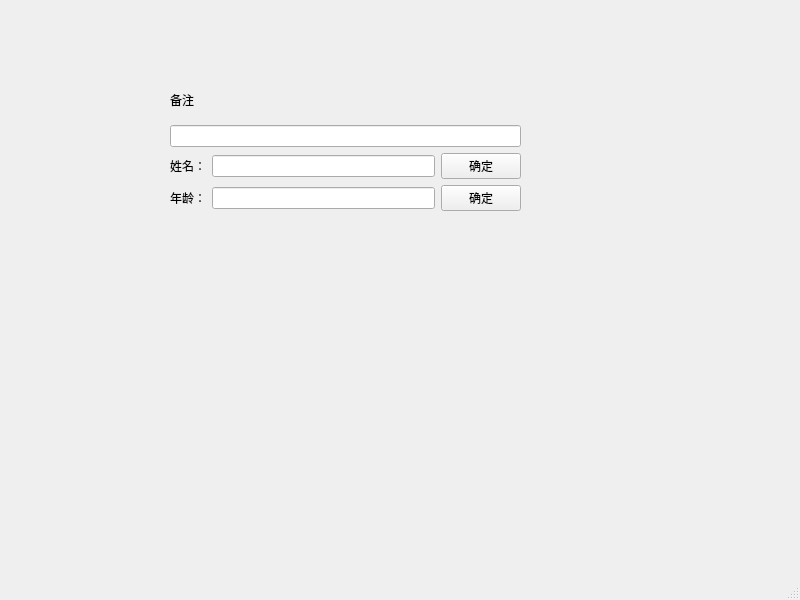
<?xml version="1.0" encoding="UTF-8"?>
<ui version="4.0">
 <class>MainWindow</class>
 <widget class="QMainWindow" name="MainWindow">
  <property name="geometry">
   <rect>
    <x>0</x>
    <y>0</y>
    <width>800</width>
    <height>600</height>
   </rect>
  </property>
  <property name="windowTitle">
   <string>MainWindow</string>
  </property>
  <widget class="QWidget" name="centralwidget">
   <widget class="QWidget" name="">
    <property name="geometry">
     <rect>
      <x>170</x>
      <y>80</y>
      <width>351</width>
      <height>131</height>
     </rect>
    </property>
    <layout class="QVBoxLayout" name="verticalLayout">
     <item>
      <widget class="QLabel" name="label">
       <property name="text">
        <string>备注</string>
       </property>
      </widget>
     </item>
     <item>
      <widget class="QLineEdit" name="lineEdit"/>
     </item>
     <item>
      <layout class="QHBoxLayout" name="horizontalLayout">
       <item>
        <widget class="QLabel" name="label_2">
         <property name="text">
          <string>姓名：</string>
         </property>
        </widget>
       </item>
       <item>
        <widget class="QLineEdit" name="lineEdit_2"/>
       </item>
       <item>
        <widget class="QPushButton" name="pushButton">
         <property name="text">
          <string>确定</string>
         </property>
        </widget>
       </item>
      </layout>
     </item>
     <item>
      <layout class="QHBoxLayout" name="horizontalLayout_2">
       <item>
        <widget class="QLabel" name="label_3">
         <property name="text">
          <string>年龄：</string>
         </property>
        </widget>
       </item>
       <item>
        <widget class="QLineEdit" name="lineEdit_3"/>
       </item>
       <item>
        <widget class="QPushButton" name="pushButton_2">
         <property name="text">
          <string>确定</string>
         </property>
        </widget>
       </item>
      </layout>
     </item>
    </layout>
   </widget>
  </widget>
  <widget class="QMenuBar" name="menubar">
   <property name="geometry">
    <rect>
     <x>0</x>
     <y>0</y>
     <width>800</width>
     <height>26</height>
    </rect>
   </property>
  </widget>
  <widget class="QStatusBar" name="statusbar"/>
 </widget>
 <resources/>
 <connections/>
</ui>
